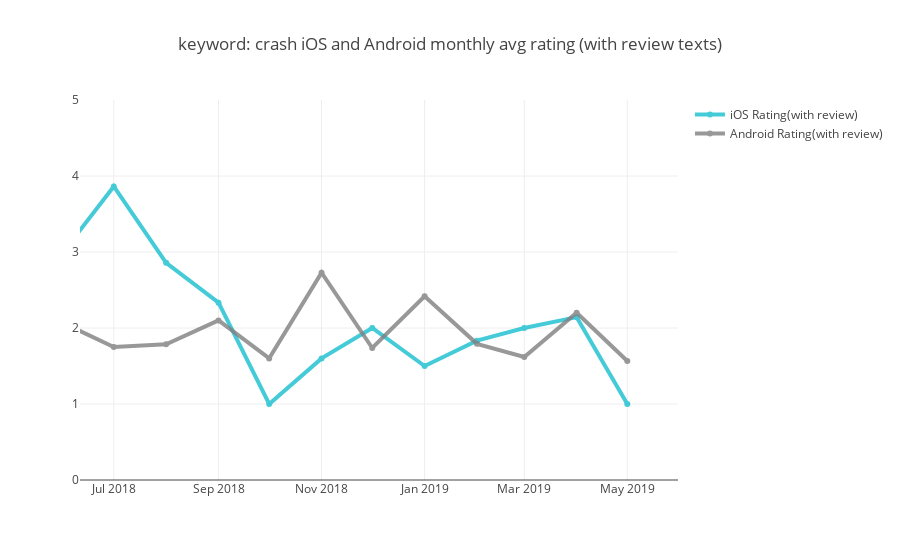

Write notebook code for a chart like this one.
### Code cell
#show change

kw = "crash"

as_kw_to_review_sub= ios_kw_rating[ios_kw_rating["keyword"] == kw].sort_values("month_start",ascending=False)
gp_kw_to_review_sub = android_kw_rating[android_kw_rating["keyword"] == kw].sort_values("month_start",ascending=False)

# monthly trend
trace_ios = go.Scatter(
                x=as_kw_to_review_sub.month_start,
                y=as_kw_to_review_sub["Rating"],
                name = "iOS Rating(with review)",
                line = dict(color = '#17BECF', width = 4),
                opacity = 0.8)

trace_android = go.Scatter(
                x=gp_kw_to_review_sub.month_start,
                y=gp_kw_to_review_sub["Rating"],
                name = "Android Rating(with review)",
                line = dict(color = '#7F7F7F', width = 4),
                opacity = 0.8)

data = [trace_ios,trace_android]

layout = dict(
    title = "keyword: " + kw + " " +"iOS and Android monthly avg rating (with review texts)",
    xaxis = dict(
        range = ['2018-06-11','2019-05-31']),
    yaxis = dict(range = [0,5])
)

fig = dict(data=data, layout=layout)
py.iplot(fig, filename = "Manually Set Range")

### Figure 1 — Plotly figure (JSON) as saved in the notebook; plotly's stock layout.template omitted (floating-point values rounded to 4 significant figures)
{"data": [{"line": {"color": "#17BECF", "width": 4}, "name": "iOS Rating(with review)", "opacity": 0.8, "type": "scatter", "uid": "afc1253c-c7bc-4735-a288-6e76ef9f6b15", "x": ["2019-05-01", "2019-04-01", "2019-03-01", "2019-02-01", "2019-01-01", "2018-12-01", "2018-11-01", "2018-10-01", "2018-09-01", "2018-08-01", "2018-07-01", "2018-06-01", "2018-05-01"], "y": [1, 2.143, 2, 1.833, 1.5, 2, 1.6, 1, 2.333, 2.857, 3.862, 3, 1.5]}, {"line": {"color": "#7F7F7F", "width": 4}, "name": "Android Rating(with review)", "opacity": 0.8, "type": "scatter", "uid": "149399d2-f403-4417-b14e-16d5d363bede", "x": ["2019-05-01", "2019-04-01", "2019-03-01", "2019-02-01", "2019-01-01", "2018-12-01", "2018-11-01", "2018-10-01", "2018-09-01", "2018-08-01", "2018-07-01", "2018-06-01", "2018-05-01"], "y": [1.567, 2.2, 1.619, 1.792, 2.417, 1.737, 2.727, 1.6, 2.1, 1.786, 1.75, 2.065, 1.895]}], "layout": {"title": {"text": "keyword: crash iOS and Android monthly avg rating (with review texts)"}, "xaxis": {"range": ["2018-06-11", "2019-05-31"]}, "yaxis": {"range": [0, 5]}}}
